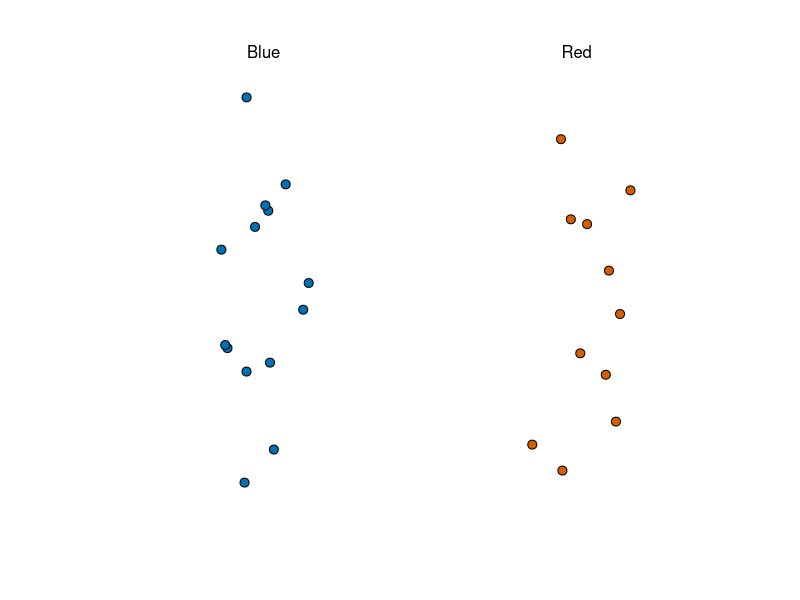
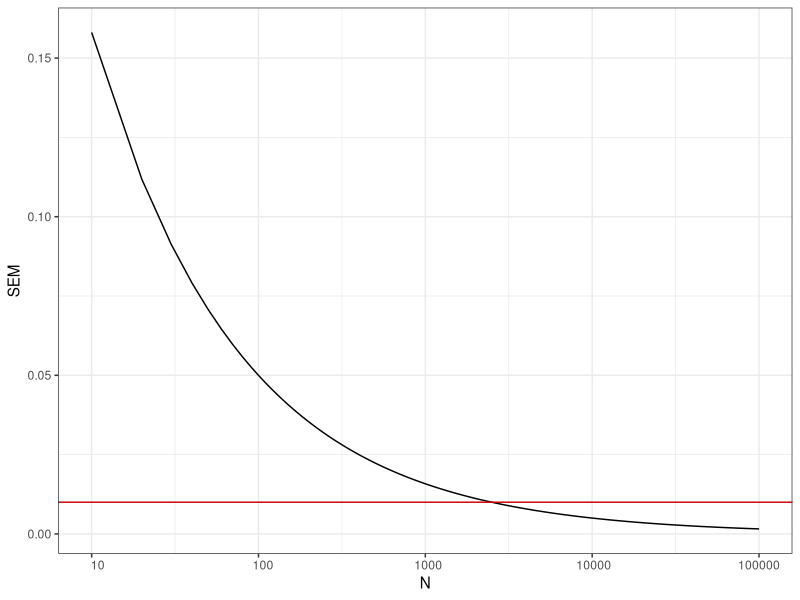
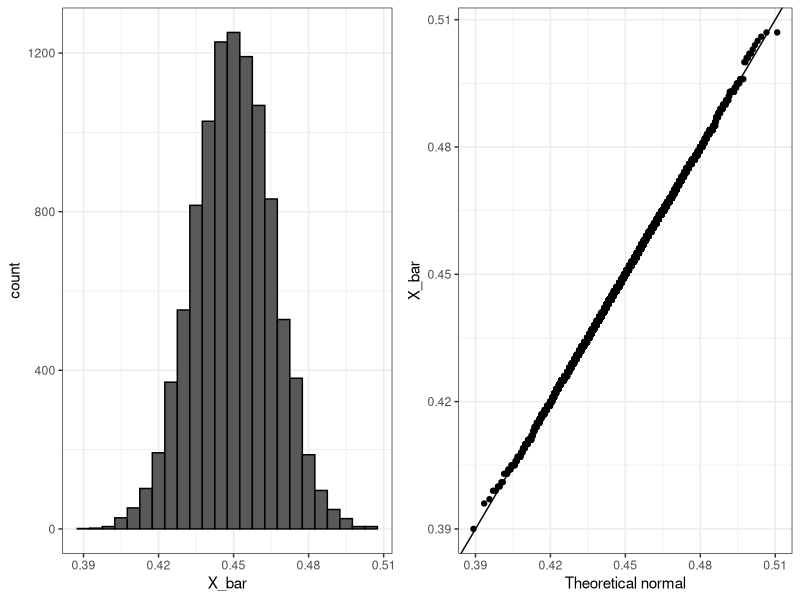
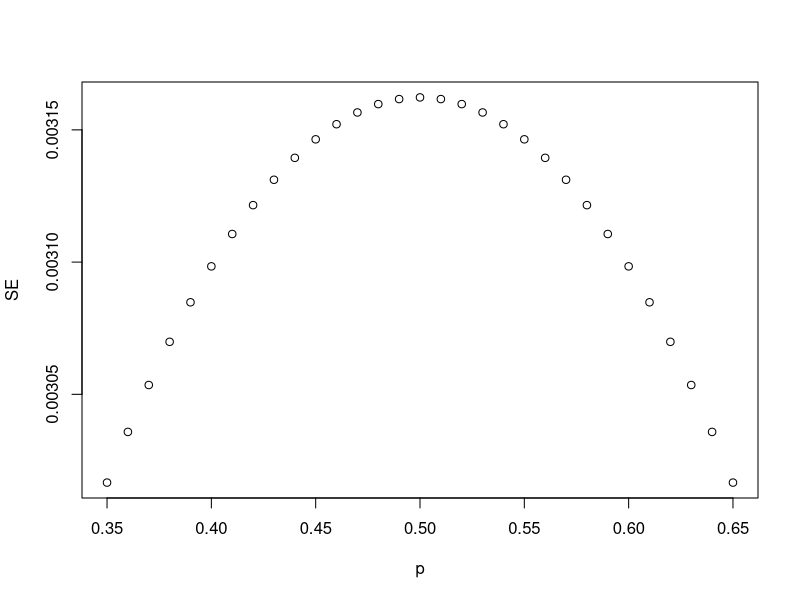
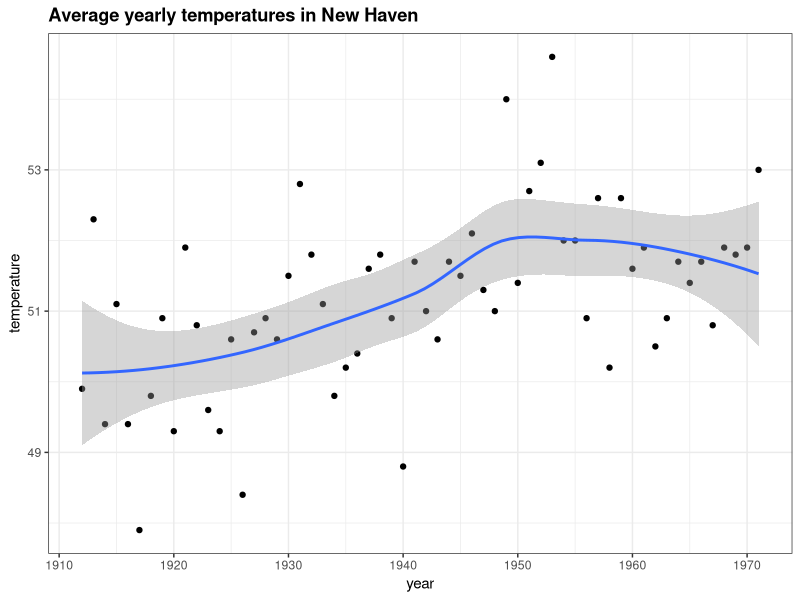
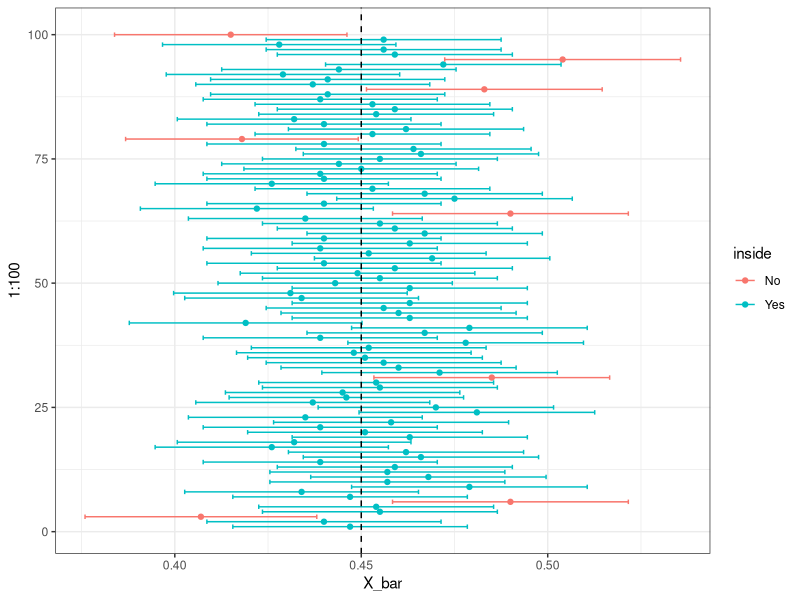
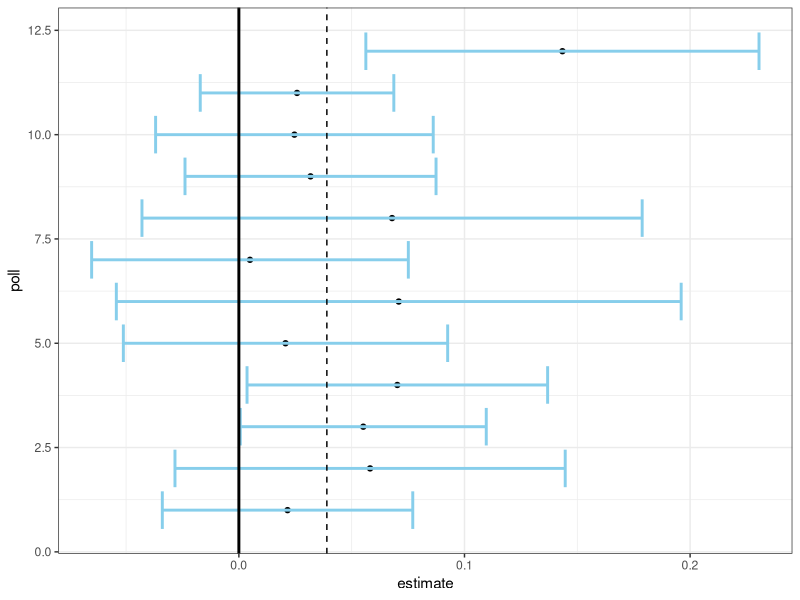
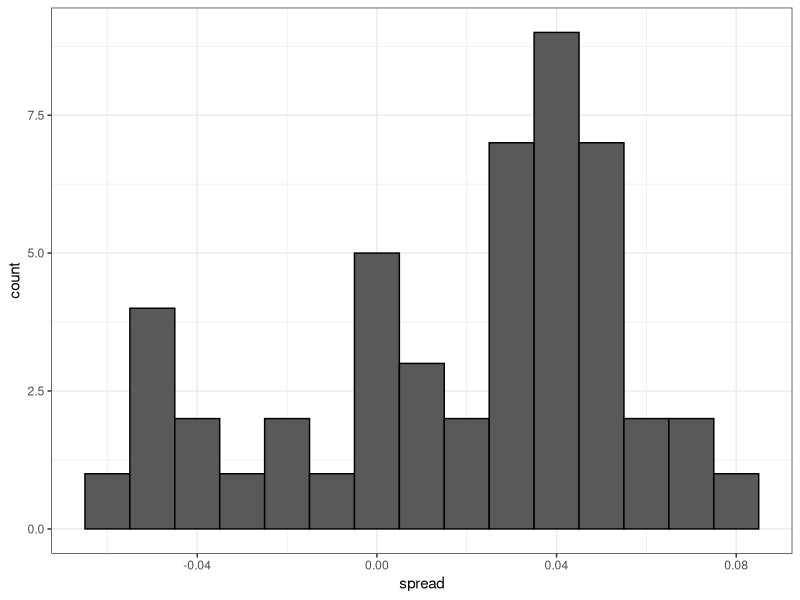

Here is the R script that generated these plots, in order:
##Inference and Modeling

#Section 1 ##############################

# Infering outcomes of a large group that is impossible to sample fully by sampling
# a random, small group
library(dslabs)
library(tidyverse)
ds_theme_set()
take_poll(25) #randomly samples red and blue beads in urn
# p = proportion of blue beads
# 1-p = proportion of red beads
# spread = p - (1-p) or 2p -1
# beads in the urn are the population

# X = 1 for blue, X = 0 for red
# sampling of N beads results in average proportion of blue beads
# we do not know the proportion of blue beads (unlike in a roulette or card game where we 
# have a known probability of certain outcomes)
# Xbar = average of X
# E(Xbar) = p
# SE(sum) = sqrt(N) * sd(values)
# (a - b) * sqrt(p * (1-p)) or (1-0) * sqrt(p * (1-p)) for our blue/red 1/0 example
# as an example, assuming p = 0.51 : 
N <- seq(10, 10^5, by = 10)
SEM <- sqrt(0.51 * (1 - 0.51)) / sqrt(N) # stderror of average
data.frame(N, SEM) %>% ggplot(aes(N, SEM)) + geom_line() + #graph show number of people sample
  scale_x_log10(labels = function(x) format(x, scientific = F)) +  # vs standard error mean
  geom_hline(yintercept = 0.01, color = "red3")

# Section 2 ###########################

# p = E(Xbar)
# Pr(Z <= E/SE)
# What is the probability we are within one percentage point of X?
# Pr(Z <= 0.01 / sqrt(p * (1-p)/N)) - Pr(Z <= -0.01 / sqrt(p * (1-p)/ N))
# plug in estimate to use Xbar in place of p
# SE(Xbar) = sqrt(Xbar * (1 - Xbar)/ N)
# for an example in which p = 0.48 (12 blue, 13 red)
X_bar <- 0.48
se <- sqrt(X_bar * (1 - X_bar) / 25)
se #about 0.1
pnorm(0.01 / se) - pnorm(-0.01 / se) #probability of being 1 percentage point away
# This means that we only have an 8% chance of actually have the right p based on our sample size
# margin of error is 2 * se
2 * se
# Probability of being within 2 standard errors of p
pnorm(2) - pnorm(-2) # ~ 95% of being within 2 se of p

#Monte Carlo simulations
B <- 10000
N <- 1000
p <- 0.45 #pick a value for p
X_bar <- replicate(B, {
  X <- sample(c(0, 1), size = N, replace = TRUE, prob = c(1-p, p)) #we don't know p
  mean(X)
})

X <- sample(c(0, 1), size = N, replace = TRUE, prob = c(1-p, p)) #simulate 1 poll
X_bar <- mean(X)
X_bar <- replicate(B, {
  X <- sample(c(0, 1), size = N, replace = TRUE, prob = c(1-p, p)) #we don't know p
  mean(X)
})
mean(X_bar)
sd(X_bar) 
sqrt(p * (1-p)/ N) #central limit theorem actual standard error
library(gridExtra)
p1 <- data.frame(X_bar) %>% ggplot(aes(X_bar)) +
  geom_histogram(binwidth = 0.005, color = "black")
p2 <- data.frame(X_bar) %>% ggplot(aes(sample = X_bar)) + 
      stat_qq(dparams = list(mean = mean(X_bar), sd = sd(X_bar))) +
        geom_abline() +
        labs(y = "X_bar", x = "Theoretical normal")
grid.arrange(p1, p2, nrow = 1)     
# we can't do this in real life because we don't know p, but we can see that 
# central limit theorem holds up for many values p and N
# spread = 2p - 1
# estimated spread = 2 * Xbar - 1
# for the original p = 0.48 from 25 draws:
# estimated spread = 2 * 0.48 -1  or 4 %
# estimated standard error or spread is = 2 * sqrt(0.48 * (1 - 0.48)/ 25)
# margin of error for spread is = 2 * 2 * sqrt(0.48 * (1 - 0.48) / 25) or about 40%


p <- seq(0.35, 0.65, by = 0.01)
SE <- 2 * sqrt(p * (1 - p )/ 10^5) #error for sampling 10,000 people over a range of p
plot(p, SE)

# although we can theoretically think of polling people as picking beads from an urn
# it is not as simple; people may lie to you. You also miss people without phones, 
# most importantly, you don't know who is in the population and who is not; not all ppl called
# may vote. 
# polls are typically biased by 1-2%
# standard deviation of errors = sqrt(mean(errors^2))

# Section 3 #######################
#confidence intervals
data("nhtemp")
data.frame(year = as.numeric(time(nhtemp)), temperature = as.numeric(nhtemp)) %>% 
  ggplot(aes(year, temperature)) +
  geom_point() +
  geom_smooth() + # gives confidence intervals in shaded area
  ggtitle("Average yearly temperatures in New Haven")

p <- 0.45
N <- 1000
X <- sample(c(0, 1), N, replace = TRUE, prob = c(1-p, p))
X_bar <- mean(X)
SE_bar <- sqrt(X_bar * (1 - X_bar) / N)
c(X_bar - 2 * SE_bar, X_bar + 2 * SE_bar) #range of values for standard error of spread
# Pr( X_bar - 2 * SE_bar <= p <= X_bar + 2 * SE_bar)
# Pr (-2 <= X_bar - p / SE(X_bar) <= 2)
# Pr(-2 <= Z <= 2)
# Pr(-z <= Z <= z) = 0.99 would give 99% confidence interval rather than 95%
# we use 0.995 instead of 0.99 because it is 1 - (1-q) / 2 or
# 1 - (1-0.99)/2 
# because confidence interval is centered on 0, 95% confidence means 0 to 0.975 and 
# 0 to -0.975
pnorm(qnorm(0.995))
pnorm(qnorm(1-0.995))
z <- qnorm(0.995)
pnorm(z) - pnorm(-z)
qnorm(0.975) # approximately 1.96 
pnorm(qnorm(0.975)) - pnorm(-qnorm(0.975)) #gives exactly 95% confidence


inside <- replicate(10000, {
  X <- sample(c(0, 1), size = N, replace = TRUE, prob = c(1-p, p))
  X_bar <- mean(X)
  SE_bar <- sqrt(X_bar * (1 - X_bar) / N)
  between(p, X_bar - 2*SE_bar, X_bar + 2*SE_bar)
  
})
mean(inside) # this shows that 95% of values are within 2 standard errors of the mean

#this is a graphical representation of above, roughly 5 points will not overlap p
data.frame(X_bar = replicate(100, {
  X <- sample(c(0, 1), size = N, replace = TRUE, prob = c(1-p, p))
  X_bar <- mean(X)
})) %>% mutate(SE_bar = sqrt(X_bar * (1 - X_bar) / N)) %>% 
  mutate(inside = ifelse(p <= X_bar - 2 *SE_bar | p >= X_bar + 2 * SE_bar, "No", "Yes")) %>% 
ggplot(aes(y = 1:100, x = X_bar, color = inside)) +
  geom_point() + 
  geom_errorbar(aes(xmin = X_bar - 2*SE_bar, xmax = X_bar + 2*SE_bar)) +
  geom_vline(xintercept = p, lty = 2)

#95% confidence refers to random intervals that fall on p. p is not random and doesn't change
# saying p has a 95% chance of being between lower and upper limit is technically incorrect

#confidence interval for spread
N <- 25
X_hat <- 0.48
(2 * X_hat - 1) + c(-2, 2) * 2 * sqrt(X_hat * (1 - X_hat) / N)
#this range includes zero, so a definitive answer cannot be reached, even though X_hat = 0.48
#power can be thought of as the probability of detecting a spread different from 0

# p-values
# Rather than trying to figure out proportion of blue vs red, you can ask: 
# are there more blue than red; is 2p - 1 > 0
# null hypothesis = spread is 0
# for 52 blue from 100 draws; spread = (2 * 0.52) - 1 = 0.04
# p-value = how likely are we to see a value this large when the null hypothesis is true
# null hypothesis = 50 blue, 50 red; 0 spread.
# p-value given the above spread: Pr(|(2 * X_bar) - 1| > 0.04) = Pr(|X_bar - 0.5| > 0.02)
# Null hypothesis = X_bar - 0.5 / sqrt(0.5 * (1 - 0.5)/ N) # random variable 
# subtracting its expected value and dividing by standard error
# Pr(X_bar - 0.5 / sqrt(0.5 * (1 - 0.5)/ N)  > 0.02 / sqrt(0.5 * (1 - 0.5)/ N))
# simplifying = Pr(sqrt(N) * |X_bar - 0.5| / 0.5 > Z)

N <- 100
z <- sqrt(N) * 0.02/0.5
1 - (pnorm(z) - pnorm(-z))
# If a 95% confidence interval of the spread does not include 0, we can deduce that 
# p must be < 0.05* 

# To find p-values for a given z-score z in a normal distribution with mean mu,
# and standard deviation sigma, use 2*(1-pnorm(z, mu, sigma)) 

#Find a 95% confidence interval :
# X_hat - qnorm(0.975) * se_hat (lower), 
# X_hat + qnorm(0.975) * se_hat (upper)

# Section 4 #############################

# poll aggregators
# Monte carlo simulation of 12 polls
d <- 0.039 # actual point spread between obama and romney
Ns <- c(1298, 533, 1342, 897, 774, 254, 812, 324, 1291, 1056, 2172, 516)
p <- (d+1)/2

# calculate confidence intervals of the spread
confidence_intervals <- sapply(Ns, function(N){
  X <- sample(c(0,1), size=N, replace=TRUE, prob = c(1-p, p))
  X_hat <- mean(X)
  SE_hat <- sqrt(X_hat*(1-X_hat)/N)
  2*c(X_hat, X_hat - 2*SE_hat, X_hat + 2*SE_hat) - 1
})

# generate a data frame storing results
polls <- data.frame(poll = 1:ncol(confidence_intervals),
                    t(confidence_intervals), sample_size = Ns)
names(polls) <- c("poll", "estimate", "low", "high", "sample_size")
polls

# all 12 polls report confidence intervals that include the actual spread
# but pretty much all include 0, which means they cannot confidently predict a winner
polls %>% ggplot(aes(x = estimate, y = poll)) +
  geom_point() +
  geom_errorbar(aes( xmin = low, xmax = high),
                color = "skyblue", linewidth = 1) +
  geom_vline(xintercept = c(0, d), lty = c(1, 2), linewidth = c(1, 0.5))

# aggregate polls together
d_hat <- polls %>%  # estimated spread
  summarise(avg = sum(estimate*sample_size) / sum(sample_size)) %>% 
  .$avg

p_hat <- (1 + d_hat) / 2
moe <- 2 * qnorm(0.975) * sqrt(p_hat * (1 - p_hat) / sum(polls$sample_size))
moe #margin of error
print(paste0("Spread = ", round(d_hat * 100, 1),"%", " \u00B1 ",
             round(moe * 100, 1), "%"))
# this shows that aggregated spread includes actual d (3.9%) and not zero

# 2016 presidential election data
data("polls_us_election_2016")
names(polls_us_election_2016)
polls <- polls_us_election_2016 %>% 
  filter(state == "U.S." & enddate >= "2016-10-31" &
           (grade %in% c("A+", "A", "A-", "B+") | is.na(grade)))
polls <- polls %>% 
  mutate(spread = rawpoll_clinton/100 - rawpoll_trump/100)

#p = proportion voting for Clinton,
# 1-p = proportion voting for Trump
# spread (d) = 2p - 1
# standarderro = 2 * sqrt(p * (1 - p) / N)

d_hat <- polls %>%  # estimated spread
  summarise(d_hat = sum(spread * samplesize) / sum(samplesize)) %>% 
  .$d_hat
p_hat <- (1 + d_hat) / 2
moe <- qnorm(0.975) * 2 * sqrt(p_hat * (1 - p_hat) / sum(polls$samplesize))
moe
print(paste0("Spread = ", round(d_hat * 100, 1),"%", " \u00B1 ",
             round(moe * 100, 1), "%"))

# histogram of spread
polls %>%
  ggplot(aes(spread)) +
  geom_histogram(color="black", binwidth = .01)

# number of polls per pollster in week before election
polls %>% group_by(pollster) %>% summarize(n())

# plot results by pollsters with at least 6 polls
# this shows differences BETWEEN pollsters, not polls within pollsters
polls %>% group_by(pollster) %>%
  filter(n() >= 6) %>%
  ggplot(aes(pollster, spread)) +
  geom_point() +
  theme(axis.text.x = element_text(angle = 90, hjust = 1))

# standard errors within each pollster
polls %>% group_by(pollster) %>%
  filter(n() >= 6) %>%
  summarize(se = 2 * sqrt(p_hat * (1-p_hat) / median(samplesize)))

# Data-driven models
# collect last result before the election for each pollster
one_poll_per_pollster <- polls %>% group_by(pollster) %>%
  filter(enddate == max(enddate)) %>%      # keep latest poll
  ungroup()

# histogram of spread estimates
one_poll_per_pollster %>%
  ggplot(aes(spread)) + geom_histogram(binwidth = 0.01)

# construct 95% confidence interval
results <- one_poll_per_pollster %>%
  summarize(avg = mean(spread), se = sd(spread)/sqrt(length(spread))) %>%
  mutate(start = avg - 1.96*se, end = avg + 1.96*se)
round(results*100, 1)

# Section 5 ##############################
# cystic fibrosis testing example
# 1 = disease, 0 = no disease
# accuracy of testing is 99%
# what is chance that someone testing positive has the disease?
# Rate of disease is 1 in 3500 
D <- 0.00025 # approximately 1 / 3900

#probability of A happening given B Pr(A|B) is Pr(A and B) / Pr(B) =
# Pr(B|A) * Pr(A) / Pr(B)
# Pr(D = 1 | +) = Pr(+|D=1) * Pr(D=1) / Pr(+)
# Pr(+) = Pr(+|D=1) * Pr(D=1) + Pr(+|D=0) * Pr(D=0)
0.99 * 0.00025 / (0.99 * 0.00025 + 0.01 * 0.9975)
#Despite 99% accuracy test, only 2% of those + tests will be true positive

# Monte Carlo visualization of Bayes' theorem
prev <- 0.00025    # disease prevalence
N <- 100000    # number of tests
outcome <- sample(c("Disease", "Healthy"), N, replace = TRUE, prob = c(prev, 1-prev))

N_D <- sum(outcome == "Disease")    # number with disease
N_H <- sum(outcome == "Healthy")    # number healthy

# for each person, randomly determine if test is + or -
accuracy <- 0.99
test <- vector("character", N)
test[outcome == "Disease"] <- sample(c("+", "-"), N_D, replace=TRUE, prob = c(accuracy, 1-accuracy))
test[outcome == "Healthy"] <- sample(c("-", "+"), N_H, replace=TRUE, prob = c(accuracy, 1-accuracy))

table(outcome, test)
# True positive (disease +) / total positive (disease/healthy) 
# will give ~ 2% as calculated above for Bayes' theorem

# What Bayesian statistics lets us do is compute the probability distribution
# of p given that we have observed data.
# This is called a posterior distribution.

# Expected value of p given Y (an observed mean from a population) =
# mu + (1 - B) * (Y - mu)
# where B = sigma^2 / (sigma^2 + tau^2)
# sigma = singular sd, tau = total sd
# B will be large(more weight), when sd of observed data are high
# Expected value   of posterior distribution = 
# B * mu + (1 - B) * Y
# Stamdard error of posterior distrubiton = 
# sqrt(1 / (1 / sigma^2 + 1 / tau^2))
# confidence interval of posterior distrubiton = 
# B*mu + (1-B)*Y + c(-1,1)*qnorm(0.975)*sqrt( 1/ (1/sigma^2 + 1/tau^2))

# Section 6 ############################################
# election forecasting

polls <- polls_us_election_2016 %>%
  filter(state == "U.S." & enddate >= "2016-10-31" &
           (grade %in% c("A+", "A", "A-", "B+") | is.na(grade))) %>%
  mutate(spread = rawpoll_clinton/100 - rawpoll_trump/100)

one_poll_per_pollster <- polls %>% group_by(pollster) %>%
  filter(enddate == max(enddate)) %>%
  ungroup()

results <- one_poll_per_pollster %>%
  summarize(avg = mean(spread), se = sd(spread)/sqrt(length(spread))) %>%
  mutate(start = avg - 1.96*se, end = avg + 1.96*se)

mu <- 0
tau <- 0.035
sigma <- results$se
Y <- results$avg
B <- sigma^2 / (sigma^2 + tau^2)
posterior_mean <- B*mu + (1-B)*Y
posterior_se <- sqrt(1 / (1/sigma^2 + 1/tau^2))

posterior_mean
posterior_se

# 95% credible interval
posterior_mean + c(-1.96, 1.96)*posterior_se

# probability of d > 0
1 - pnorm(0, posterior_mean, posterior_se) 
# this is basically 1, which means we hypothetically perfectly predict the election outcome
# however, this can't be for a variety of reasons including failing to account for biases (see below)

# Mathematical Representation of Models # # # ## # 
J <- 6 # six random data points
N <- 2000 # 2000 data points per poll
d <- .021 # spread
p <- (d+1)/2 # probability
X <- d + rnorm(J, 0, 2*sqrt(p*(1-p)/N)) #X given a rate of sampling error
# error can come from sampling error and pollster error

I <- 5 # five pollsters sampled
J <- 6 #six random data points
N <- 2000 #2000 data points per poll
d <- .021 #spread
p <- (d+1)/2 #probability
X <- sapply(1:I, function(i){
  d + rnorm(J, 0, 2*sqrt(p*(1-p)/N))
})
# This model ^^ doesn't account for pollster to pollster variability

I <- 5 #five pollsters sampled
J <- 6 #six random data points per poll
N <- 2000 #2000 data points per poll
d <- .021 # spread
p <- (d+1)/2 #probability
h <- rnorm(I, 0, 0.025) # assume standard error of pollster-to-pollster variability is 0.025
X <- sapply(1:I, function(i){
  d + h[i] + rnorm(J, 0, 2*sqrt(p*(1-p)/N))
})
X %>% as.data.frame() %>% reshape2::melt() %>% ggplot(aes(variable, value)) + geom_point() +
  labs(x = "Pollster", y = "spread")
# Compare this graph^^ with line 259. Looks pretty similar.
# This accounts for pollster to pollster variability, but not general variability between elections

# general bias term added
mu <- 0
tau <- 0.035
sigma <- sqrt(results$se^2 + .025^2) # adds extra bias term (~ 0.025) here
Y <- results$avg
B <- sigma^2 / (sigma^2 + tau^2)

posterior_mean <- B*mu + (1-B)*Y
posterior_se <- sqrt(1 / (1/sigma^2 + 1/tau^2))

1 - pnorm(0, posterior_mean, posterior_se)
# No matter how many polls you take, the b term (0.025 added to sigma above) does not get reduced

# Predicting electoral college # # # #
results_us_election_2016 %>% arrange(desc(electoral_votes)) %>% top_n(5, electoral_votes)

results <- polls_us_election_2016 %>%
  filter(state != "U.S." &
           !grepl("CD", state) &
           enddate >= "2016-10-31" &
           (grade %in% c("A+", "A", "A-", "B+") | is.na(grade))) %>%
  mutate(spread = rawpoll_clinton/100 - rawpoll_trump/100) %>%
  group_by(state) %>%
  summarize(avg = mean(spread), sd = sd(spread), n = n()) %>%
  mutate(state = as.character(state))

# 10 closest races = battleground states
results %>% arrange(abs(avg)) #avg is averaging the spread

# joining electoral college votes and results
results <- left_join(results, results_us_election_2016, by="state")

# states with no polls: note Rhode Island and District of Columbia = Democrat
results_us_election_2016 %>% filter(!state %in% results$state)

# assigns sd to states with just one poll as median of other sd values
results <- results %>%
  mutate(sd = ifelse(is.na(sd), median(results$sd, na.rm = TRUE), sd))

# Bayesian calculation for electoral college predicction
mu <- 0
tau <- 0.02 # estimated standard dev for each state year to year
results %>% mutate(sigma = sd/sqrt(n),
                   B = sigma^2/ (sigma^2 + tau^2),
                   posterior_mean = B*mu + (1-B)*avg,
                   posterior_se = sqrt( 1 / (1/sigma^2 + 1/tau^2))) %>%
  arrange(abs(posterior_mean)) %>% view()

# Monte Carlo simulation with NO GENERAL BIAS
mu <- 0
tau <- 0.02
clinton_EV <- replicate(1000, {
  results %>% mutate(sigma = sd/sqrt(n),
                     B = sigma^2/ (sigma^2 + tau^2),
                     posterior_mean = B*mu + (1-B)*avg,
                     posterior_se = sqrt( 1 / (1/sigma^2 + 1/tau^2)),
                     simulated_result = rnorm(length(posterior_mean), posterior_mean, posterior_se),
                     clinton = ifelse(simulated_result > 0, electoral_votes, 0)) %>%    # award votes if Clinton wins state
    summarize(clinton = sum(clinton)) %>%    # total votes for Clinton
    .$clinton + 7    # 7 votes for Rhode Island and DC
})
mean(clinton_EV > 269)    # over 269 votes wins election
# Clinton has 99% chance of winning. However, this ignores general bias

# histogram of outcomes
data.frame(clinton_EV) %>%
  ggplot(aes(clinton_EV)) +
  geom_histogram(binwidth = 1) +
  geom_vline(xintercept = 269)

# Same as above, but taking General Bias into account
mu <- 0
tau <- 0.02
bias_sd <- 0.03
clinton_EV_2 <- replicate(1000, {
  results %>% mutate(sigma = sqrt(sd^2/(n) + bias_sd^2),    # added bias_sd term
                     B = sigma^2/ (sigma^2 + tau^2),
                     posterior_mean = B*mu + (1-B)*avg,
                     posterior_se = sqrt( 1 / (1/sigma^2 + 1/tau^2)),
                     simulated_result = rnorm(length(posterior_mean), posterior_mean, posterior_se),
                     clinton = ifelse(simulated_result > 0, electoral_votes, 0)) %>%    # award votes if Clinton wins state
    summarize(clinton = sum(clinton)) %>%    # total votes for Clinton
    .$clinton + 7    # 7 votes for Rhode Island and DC
})
mean(clinton_EV_2 > 269)    # over 269 votes wins election
# Clinton now has 85% chance of winning
data.frame(clinton_EV_2) %>%
  ggplot(aes(clinton_EV_2)) +
  geom_histogram(binwidth = 1) +
  geom_vline(xintercept = 269)

# Forecasting  # # # ## # ## # #
# variability across time
# select all national polls by one pollster to remove pollster-to-pollster variability
one_pollster <- polls_us_election_2016 %>%
  filter(pollster == "Ipsos" & state == "U.S.") %>%
  mutate(spread = rawpoll_clinton/100 - rawpoll_trump/100)

# the observed standard error is higher than theory predicts
se <- one_pollster %>%
  summarize(empirical = sd(spread),
            theoretical = 2*sqrt(mean(spread)*(1-mean(spread))/min(samplesize)))
se

# the distribution of the data is not normal
one_pollster %>% ggplot(aes(spread)) +
  geom_histogram(binwidth = 0.01, color = "black")

#This shows variability in spread over time
one_pollster %>% ggplot(aes(enddate, spread)) + geom_point() + geom_smooth(span = 0.1)

#Trend across time for several pollsters
polls_us_election_2016 %>%
  filter(state == "U.S." & enddate >= "2016-07-01") %>%
  group_by(pollster) %>%
  filter(n() >= 10) %>%
  ungroup() %>%
  mutate(spread = rawpoll_clinton/100 - rawpoll_trump/100) %>%
  ggplot(aes(enddate, spread)) +
  geom_smooth(method = "loess", span = 0.1) +
  geom_point(aes(color = pollster), show.legend = FALSE, alpha = 0.6)

# plotting raw percentages over time
polls_us_election_2016 %>%
  filter(state == "U.S." & enddate >= "2016-07-01") %>%
  select(enddate, pollster, rawpoll_clinton, rawpoll_trump) %>%
  rename(Clinton = rawpoll_clinton, Trump = rawpoll_trump) %>%
  gather(candidate, percentage, -enddate, -pollster) %>%
  mutate(candidate = factor(candidate, levels = c("Trump", "Clinton"))) %>%
  group_by(pollster) %>%
  filter(n() >= 10) %>%
  ungroup() %>%
  ggplot(aes(enddate, percentage, color = candidate)) +
  geom_point(show.legend = FALSE, alpha = 0.4) +
  geom_smooth(method = "loess", span = 0.15) +
  scale_y_continuous(limits = c(30, 50))

# t-distrubtions # # # ## # ### # #
z <- qt(0.975, nrow(one_poll_per_pollster) - 1) #using qt rather than qnorm
one_poll_per_pollster %>%
  summarize(avg = mean(spread), moe = z*sd(spread)/sqrt(length(spread))) %>%
  mutate(start = avg - moe, end = avg + moe)

# quantile from t-distribution versus normal distribution
qt(0.975, 14)    # 14 = nrow(one_poll_per_pollster) - 1
qnorm(0.975)
data.frame(normal = rnorm(2000), t_20 = rt(2000, 20), t_14 = rt(2000, 14)) %>% 
  reshape2::melt() %>% ggplot(aes(value, color = variable)) + geom_density(size = 1)

# Section 7 ##################################################

data("research_funding_rates")
research_funding_rates

# compute totals that were successful or not successful
totals <- research_funding_rates %>%
  select(-discipline) %>%
  summarize_all(funs(sum)) %>%
  summarize(yes_men = awards_men,
            no_men = applications_men - awards_men,
            yes_women = awards_women,
            no_women = applications_women - awards_women)

# compare percentage of men/women with awards
totals %>% summarize(percent_men = yes_men/(yes_men + no_men),
                     percent_women = yes_women/(yes_women + no_women))

#Fisher's exact test
tab <- matrix(c(3,1,1,3), 2, 2)
rownames(tab) <- c("Poured Before", "Poured After")
colnames(tab) <- c("Guessed Before", "Guessed After")
tab

# p-value calculation with Fisher's Exact Test
fisher.test(tab, alternative = "greater")

#If the sum of the rows and the sum of the columns are fixed, you can use Fisher's tesdt
# if not, then Chi-squared works well too

# Using the funding rate above to make 2-by-2 table
# compute overall funding rate
funding_rate <- totals %>%
  summarize(percent_total = (yes_men + yes_women) / (yes_men + no_men + yes_women + no_women)) %>%
  .$percent_total
funding_rate
 
# construct two-by-two table for observed data
two_by_two <- tibble(awarded = c("no", "yes"),
                     men = c(totals$no_men, totals$yes_men),
                     women = c(totals$no_women, totals$yes_women))
two_by_two

# compute null hypothesis two-by-two table
tibble(awarded = c("no", "yes"),
       men = (totals$no_men + totals$yes_men) * c(1-funding_rate, funding_rate),
       women = (totals$no_women + totals$yes_women) * c(1-funding_rate, funding_rate))

# you don't need the null hypothesis table to run chisquared though
two_by_two %>% 
  select(-awarded) %>% 
  chisq.test()
# p = 0.051

# summary statistic. Odds ratio for 2-by-2 table
# X = 1 for male, X = 0 for female
# Y = 1 for funded, Y = 0 for no funding
# Pr(Y = 1 | X = 1) / Pr(Y = 0 | X = 1)

# odds of getting funding for men
odds_men <- (two_by_two$men[2] / sum(two_by_two$men)) /
  (two_by_two$men[1] / sum(two_by_two$men))

# odds of getting funding for women
odds_women <- (two_by_two$women[2] / sum(two_by_two$women)) /
  (two_by_two$women[1] / sum(two_by_two$women))

# odds ratio - how many times larger odds are for men than women
odds_men/odds_women
